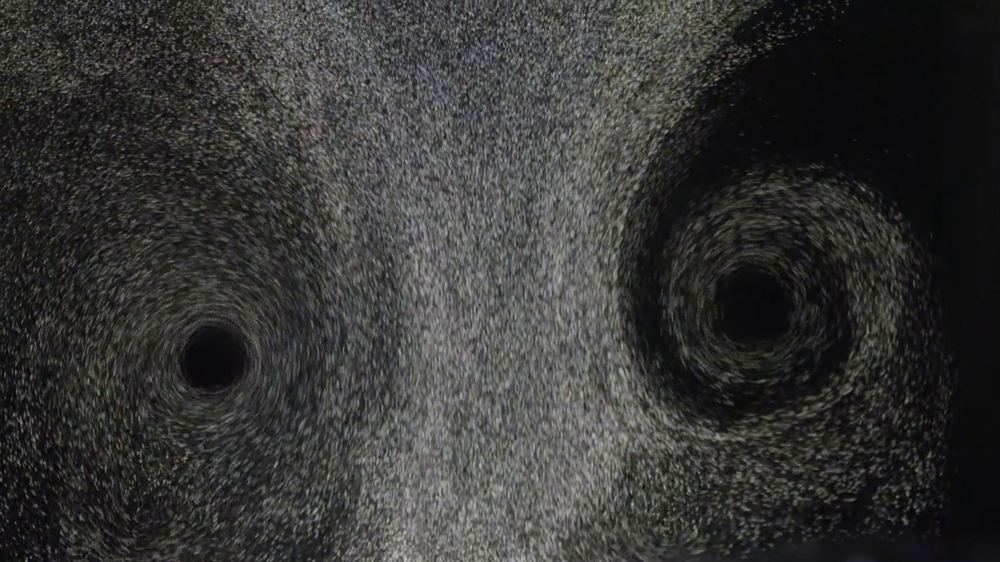
#> input picture Python Examples/a1.png, 1000 x 562 px, shrunk from 1920 x 1080 before the run, found by its file name
$ python Python_Code.py
#> lines starting #> are read from the running program, lines starting #| are printed output that depends on the picture
# -*- coding: utf-8 -*-
"""
Project: Particle Image Velocimetry (PIV) code!
@author: A. F. Forughi (Aug. 2020, Last update: Sept. 2026)
"""

# %% Libraries:
import numpy as np
import cv2
import matplotlib.pyplot as plt
from tqdm import tqdm
from numba import jit
from joblib import Parallel, delayed

# %% Functions:
@jit(nopython=True)
def corr2(c1,c2): # Cross-correlation
    c1-=c1.mean()
    c2-=c2.mean()
    c12=(c1*c1).sum()*(c2*c2).sum()
    if c12>0.0:
        return (c1*c2).sum()/np.sqrt(c12)
    return -1.0

def corr_map_fft(c1,patch): # Normalized cross-correlation of c1 over all positions of patch, via FFT
    th,tw=c1.shape
    c1z=c1.astype('float64')-c1.mean()
    shp=(patch.shape[0]+th-1,patch.shape[1]+tw-1) # Zero-padded size for linear correlation
    full=np.real(np.fft.ifft2(np.fft.fft2(patch.astype('float64'),shp)*np.fft.fft2(c1z[::-1,::-1],shp)))
    num=full[th-1:patch.shape[0],tw-1:patch.shape[1]] # num[a,b] = sum(patch[a:a+th,b:b+tw]*c1z) ; sum(c1z)=0, so this equals the mean-subtracted numerator
    S1=np.zeros((patch.shape[0]+1,patch.shape[1]+1)) # Summed-area table of patch
    S1[1:,1:]=np.cumsum(np.cumsum(patch.astype('float64'),0),1)
    S2=np.zeros_like(S1) # Summed-area table of patch squared
    S2[1:,1:]=np.cumsum(np.cumsum(patch.astype('float64')*patch.astype('float64'),0),1)
    a=np.arange(patch.shape[0]-th+1)[:,None]
    b=np.arange(patch.shape[1]-tw+1)[None,:]
    sm=S1[a+th,b+tw]-S1[a,b+tw]-S1[a+th,b]+S1[a,b] # Local sums
    sq=S2[a+th,b+tw]-S2[a,b+tw]-S2[a+th,b]+S2[a,b] # Local sums of squares
    var2=sq-sm*sm/(th*tw) # Local variances (unnormalized)
    den=np.sqrt(np.maximum(var2,0.0)*(c1z*c1z).sum())
    return np.where(den>0.0,num/np.where(den>0.0,den,1.0),-1.0)

def fixer(vecx,vecy,vec,rij,r_limit,i_fix): # Fixing the irregular vectors (Normalized Median Test and low Correlation coeff.)
    fluc=np.zeros(vec.shape)
    for j in range(1,vec.shape[1]-1):
        for i in range(1,vec.shape[0]-1):
            neigh_x=np.array([])
            neigh_y=np.array([])
            for ii in range(-1,2):
                for jj in range(-1,2):
                    if ii==0 and jj==0: continue
                    neigh_x=np.append(neigh_x,vecx[i+ii,j+jj]) # Neighbourhood components
                    neigh_y=np.append(neigh_y,vecy[i+ii,j+jj])
            res_x=neigh_x-np.median(neigh_x) # Residual
            res_y=neigh_y-np.median(neigh_y)

            res_s_x=np.abs(vecx[i,j]-np.median(neigh_x))/(np.median(np.abs(res_x))+0.1) # Normalized Residual (Epsilon=0.1)
            res_s_y=np.abs(vecy[i,j]-np.median(neigh_y))/(np.median(np.abs(res_y))+0.1)

            fluc[i,j]=np.sqrt(res_s_x*res_s_x+res_s_y*res_s_y) # Normalized Fluctuations
    # plt.contourf(fluc,levels=np.arange(2,200,0.1))#,vmin=0.0,vmax=2 # To see the outliers
    # plt.colorbar(label='Normalized Fluctuation')

    i_disorder=0
    for ii in range(i_fix): # Correction Cycle for patches of bad data
        i_disorder=0
        vec_diff=0.0
        for j in range(1,vec.shape[1]-1):
            for i in range(1,vec.shape[0]-1):
                if fluc[i,j]>2.0 or (rij[i,j]<r_limit): # Fluctuation threshold = 2.0
                    i_disorder+=1
                    vecx[i,j]=0.25*(vecx[i+1,j]+vecx[i-1,j]+vecx[i,j+1]+vecx[i,j-1]) # Bilinear Fix
                    vecy[i,j]=0.25*(vecy[i+1,j]+vecy[i-1,j]+vecy[i,j+1]+vecy[i,j-1])
                    vec_diff+=(vec[i,j]-np.sqrt(vecx[i,j]*vecx[i,j]+vecy[i,j]*vecy[i,j]))**2.0
                    vec[i,j]=np.sqrt(vecx[i,j]*vecx[i,j]+vecy[i,j]*vecy[i,j])

        if i_disorder==0 or vec.mean()==0.0: break # No need for correction
        correction_residual=vec_diff/(i_disorder*np.abs(vec.mean()))
        if correction_residual<1.0e-20: break # Converged!
    if ii==i_fix-1: print("Maximum correction iteration was reached!")
    return vecx,vecy,vec,i_disorder,ii


def subpix(R,axis): # Subpixle resolution (parabolic-Gaussian fit)
    dum=np.floor(np.argmax(R)/R.shape[0])
    R_x=int(dum) #vecy
    R_y=int(np.argmax(R)-dum*R.shape[0])  #vecx
    r=R[R_x,R_y]
    if np.abs(r-1.0)<0.01: return 0.0
    try: # Out of bound at the edges:
        if axis == 'y': #For vecy
            r_e=R[R_x+1,R_y]
            r_w=R[R_x-1,R_y]
        else:          #For Vecx
            r_e=R[R_x,R_y+1]
            r_w=R[R_x,R_y-1]
        if r_e>0.0 and r_w>0.0 and r>0.0: # Gaussian if possible (resolves pick locking)
            r_e=np.log(r_e)
            r_w=np.log(r_w)
            r=np.log(r)
        if (r_e+r_w-2*r)!=0.0:
            if np.abs((r_w-r_e)/(2.0*(r_e+r_w-2*r)))<1.0 and np.abs(r_e+1)>0.01 and np.abs(r_w+1)>0.01:
                return (r_w-r_e)/(2.0*(r_e+r_w-2*r))
        return 0.0
    except:
        return 0.0

# %% loading images and setting the parameters:

img_1 = (np.flip(cv2.imread('a1.png', 0),0)).astype('float32') # Read Grayscale
#> img_1: shape (562, 1000) float32; min 2, max 197, mean 54.5
img_2 = (np.flip(cv2.imread('a2.png', 0),0)).astype('float32')
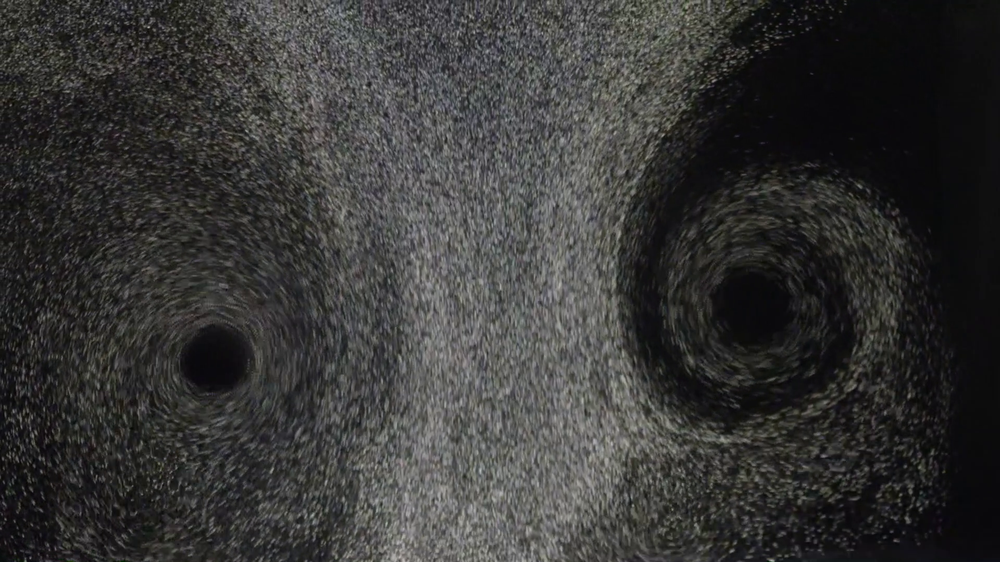
#> input picture Python Examples/a2.png, 1000 x 562 px, shrunk from 1920 x 1080 before the run, found by its file name
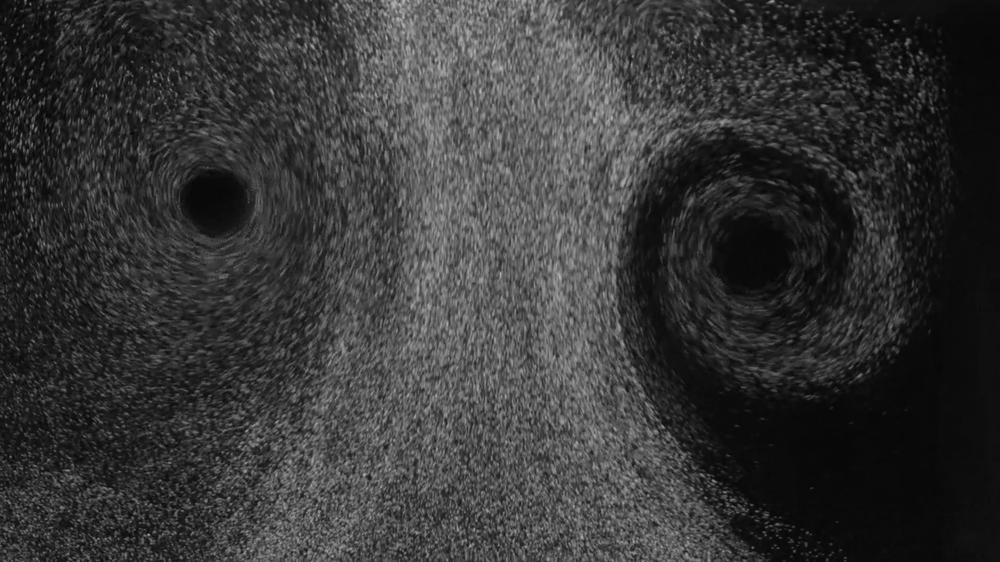
#> img_2: shape (562, 1000) float32; min 3, max 188, mean 54.6

i_fix=500     # Number of maximum correction cycles
r_limit=0.5   # minimum acceptable correlation coefficient
l_scale=1.0   # spatial scale [m/pixel]
t_scale=1.0   # time step = 1/frame_rate [s/frame]

iw=51 # Interrogation Window Sizes (pixel)
sw=81 # Search Windows Sizes (sw > iw) (pixel)

cores=-1 # Number of parallel jobs: 1 = no parallel processing ; 2 and above = number of parallel processes ; -1 = maximum

use_fft=True # True = FFT-based normalized cross-correlation (faster for large windows) ; False = original direct method

# %% Search Algorithm:
ia,ja = img_1.shape
#> ia = 562; ja = 1000
iw=int(2*np.floor((iw+1)/2)-1) # Even->Odd
sw=int(2*np.floor((sw+1)/2)-1)
margin=int((sw-iw)/2)
im=int(2*np.floor((ia-1-iw)/(iw-1))) # Number of I.W.s in x direction
#> im = 20
jm=int(2*np.floor((ja-1-iw)/(iw-1))) # Number of I.W.s in y direction
#> jm = 36

vecx=np.zeros((im,jm)) # x-Displacement
vecy=np.zeros((im,jm)) # y-Displacement
vec=np.zeros((im,jm)) # Magnitude
rij=np.zeros((im,jm)) # Correlation coeff.

def jay_walker(j):
#> called with j = 0
    ivecx=np.zeros(im) # x-Displacement
#> ivecx = 20 values from 0 to 0
    ivecy=np.zeros(im) # y-Displacement
#> ivecy = 20 values from 0 to 0
    ivec=np.zeros(im)  # Magnitude
#> ivec = 20 values from 0 to 0
    irij=np.zeros(im)  # Correlation coeff.
#> irij = 20 values from 0 to 0

    j_d=int(j*(iw-1)/2) # Bottom bound
    j_u=j_d+iw          # Top bound
    sw_d=max(0,j_d-margin) # First Row
    sw_d_diff=max(0,j_d-margin)-(j_d-margin)
    sw_u=min(ja-1,j_u+margin) # Last Row

    for i in range(im):
        i_l=int(i*(iw-1)/2) # Left bound
        i_r=i_l+iw          # Right bound
        sw_l=max(0,i_l-margin) # First column
        sw_l_diff=max(0,i_l-margin)-(i_l-margin)
        sw_r=min(ia-1,i_r+margin) # Last column

        R=np.zeros((sw-iw+1,sw-iw+1))-1 # Correlation Matrix
        c1=np.array(img_1[i_l:i_l+iw,j_d:j_d+iw]) # IW from 1st image
        if use_fft and sw_l==i_l-margin and sw_d==j_d-margin and sw_r==i_r+margin and sw_u==j_u+margin:
            # Full-size search window: compute the whole correlation matrix at once via FFT
            R=corr_map_fft(c1,np.array(img_2[sw_l:sw_l+sw,sw_d:sw_d+sw]))
        else:
            for jj in range(sw_d,sw_u+1-iw):
                for ii in range(sw_l,sw_r+1-iw):
                    c2=np.array(img_2[ii:ii+iw,jj:jj+iw]) # IW from 2nd image
                    R[ii-sw_l,jj-sw_d]=corr2(c1,c2)
        irij[i]=R.max()
        if irij[i]>=r_limit:
            dum=np.floor(np.argmax(R)/R.shape[0])
            ivecy[i]=dum-(margin-sw_l_diff)+subpix(R,'y')
            ivecx[i]=np.argmax(R)-dum*R.shape[0]-(margin-sw_d_diff)+subpix(R,'x')
            ivec[i]=np.sqrt(ivecx[i]*ivecx[i]+ivecy[i]*ivecy[i])
        else:
            ivecx[i]=0.0;ivecy[i]=0.0;ivec[i]=0.0
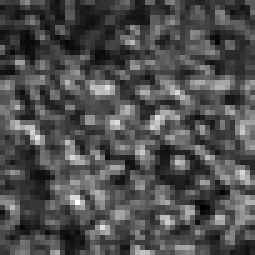
#> c1: shape (51, 51) float32 (shown 5 times larger); min -38.6, max 85.4, mean 0; drawn with min black and max white
#> after the loop, irij = 20 values, max 0.921 at index 19, min 0.27 at index 1, mean 0.742; ivec = 20 values, max 4.04 at index 6, min 0 at index 0, mean 2.5; ivecx = 20 values, max 2.6 at index 14, min 0 at index 0, mean 1.25; ivecy = 20 values, max 4.04 at index 6, min 0 at index 0, mean 1.83
    return j,ivec, ivecx, ivecy, irij


reconst = Parallel(n_jobs=cores)(delayed(jay_walker)(j) for j in tqdm(range(jm)))
#> the loop in jay_walker (call 2), `for i in range(im):` made 20 passes
#> pass 2, in corr_map_fft, `full=np.real(np.fft.ifft2(np.fft.fft2(patch.astype('float64'),shp)*np...`:
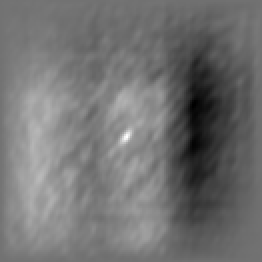
#> full: shape (131, 131) float64 (shown 2 times larger); min -416550.7, max 511475, mean 0; drawn with min black and max white
#> after the loop in jay_walker (call 7), `for i in range(im):`:
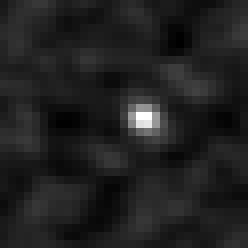
#> R: shape (31, 31) float64 (shown 8 times larger); min -0.107, max 0.826, mean 0.0144; drawn with min black and max white
#> after the loop in jay_walker (call 7), `for i in range(im):`:
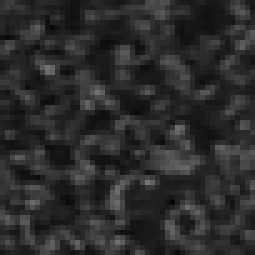
#> c1: shape (51, 51) float32 (shown 5 times larger); min 7, max 118, mean 43.8
#> the loop in jay_walker (call 8), `for i in range(im):` made 20 passes
#> pass 2, in corr_map_fft (call 115), `c1z=c1.astype('float64')-c1.mean()`:
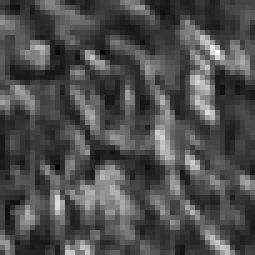
#> c1z: shape (51, 51) float64 (shown 5 times larger); min -36.93, max 84.07, mean 0; drawn with min black and max white
for reoncs_row in reconst:
    vec[:,reoncs_row[0]], vecx[:,reoncs_row[0]], vecy[:,reoncs_row[0]], rij[:,reoncs_row[0]] = reoncs_row[1],reoncs_row[2],reoncs_row[3],reoncs_row[4]
#> this loop made 36 passes

# %% Corrections:
vecx,vecy,vec,i_disorder,i_cor_done=fixer(vecx,vecy,vec,rij,r_limit,i_fix)

# %% Applying the scales:
X, Y = np.meshgrid(np.arange(iw/2.0, int(jm*(iw-1)/2)+iw/2,int((iw-1)/2)),
                   np.arange(iw/2.0, int(im*(iw-1)/2)+iw/2,int((iw-1)/2)))
X*=l_scale
Y*=l_scale

vecx*=(l_scale/t_scale);vecy*=(l_scale/t_scale);vec*=(l_scale/t_scale);


# %% Exporting Data:

np.savez('results.npz', vecx=vecx, vecy=vecy, vec=vec, rij=rij)
# res=np.load('results.npz'); vecx=res['vecx']; vecy=res['vecy']; vec=res['vec']; rij=res['rij']; # Load saved data

fig, ax = plt.subplots(figsize=(8,8*ia/ja), dpi=300)
plt.imshow(img_1, cmap='gray', vmin=0, vmax=255,origin='lower')     # Comment to not superimpose on image
q = ax.quiver(X, Y, vecx, vecy,units='width',color="red")
plt.show()


fig, ax = plt.subplots(figsize=(8,8*ia/ja), dpi=300)
plt.contourf(X[0],np.transpose(Y)[0],rij,cmap='jet',levels=np.arange(rij.min(),min(rij.max()+0.1,1.0),0.01))
plt.colorbar(label='R')
plt.show()

fig, ax = plt.subplots(figsize=(8,8*ia/ja), dpi=300)
plt.streamplot(X, Y, vecx, vecy,density=3,linewidth=0.8,color=vec)
plt.colorbar(label='Velocity')
plt.show()
